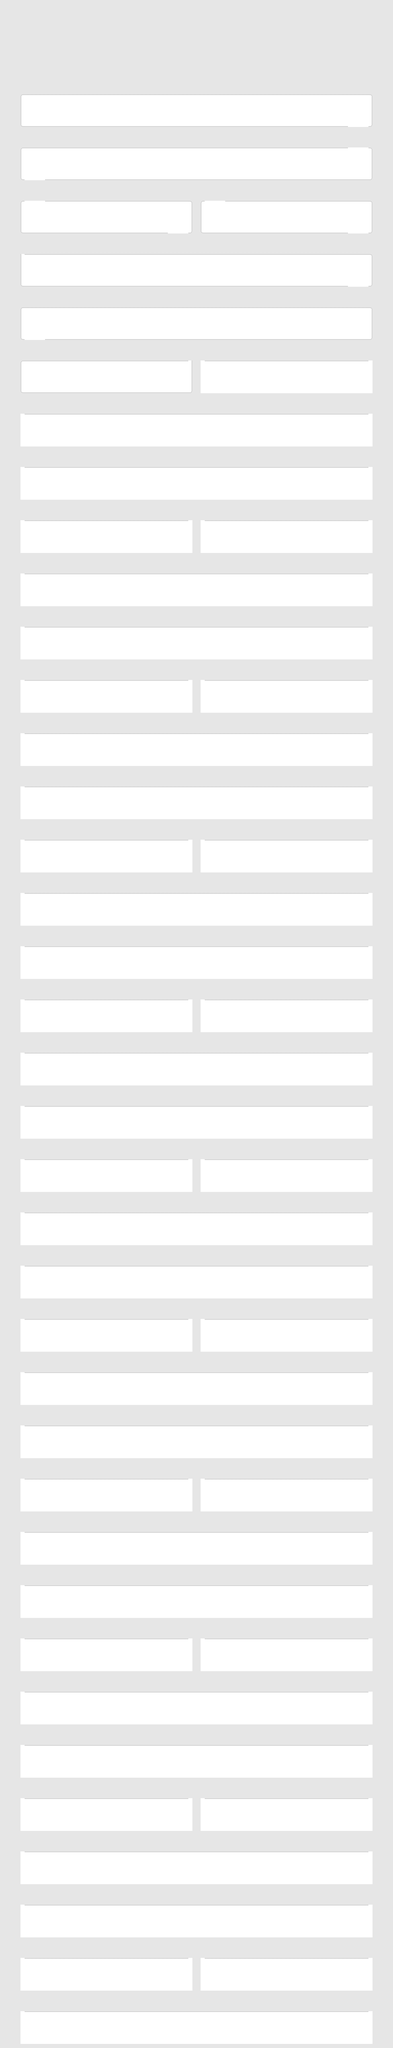

Tiled map render using the project's own tile images. Description and the map definition, with tile-layer contents summarised, below:
An orthogonal 96x500 tile map with 20x20 px tiles, 2 tile layers (Background Color, Collision Layer) and 282 objects.

<map version="1.0" orientation="orthogonal" renderorder="right-down" width="96" height="500" tilewidth="20" tileheight="20" nextobjectid="310">
 <tileset firstgid="1" name="tiles-20-20" tilewidth="20" tileheight="20" tilecount="50" columns="10">
  <image source="../demo/demo-2/assets/imgs/tiles-20-20.png" width="200" height="100" />
 </tileset>
 <layer name="Background Color" width="96" height="500">
  <data>[48000 cells, 48000 non-empty, 3 distinct tile ids]</data>
 </layer>
 <objectgroup name="Foreground Tiles">
  <properties>
   <property name="down" value="email" />
   <property name="up" value="name" />
  </properties>
  <object id="2" gid="49" x="1700" y="640" width="20" height="20">
   <properties>
    <property name="down" value="email" />
    <property name="up" value="name" />
   </properties>
  </object>
  <object id="4" gid="49" x="1720" y="640" width="20" height="20">
   <properties>
    <property name="down" value="email" />
    <property name="up" value="name" />
   </properties>
  </object>
  <object id="5" gid="49" x="1740" y="640" width="20" height="20">
   <properties>
    <property name="down" value="email" />
    <property name="up" value="name" />
   </properties>
  </object>
  <object id="6" gid="49" x="1760" y="640" width="20" height="20">
   <properties>
    <property name="down" value="email" />
    <property name="up" value="name" />
   </properties>
  </object>
  <object id="7" gid="49" x="1780" y="640" width="20" height="20">
   <properties>
    <property name="down" value="email" />
    <property name="up" value="name" />
   </properties>
  </object>
  <object id="8" gid="49" x="1700" y="660" width="20" height="20">
   <properties>
    <property name="down" value="email" />
    <property name="up" value="name" />
   </properties>
  </object>
  <object id="10" gid="49" x="1720" y="660" width="20" height="20">
   <properties>
    <property name="down" value="email" />
    <property name="up" value="name" />
   </properties>
  </object>
  <object id="11" gid="49" x="1740" y="660" width="20" height="20">
   <properties>
    <property name="down" value="email" />
    <property name="up" value="name" />
   </properties>
  </object>
  <object id="12" gid="49" x="1760" y="660" width="20" height="20">
   <properties>
    <property name="down" value="email" />
    <property name="up" value="name" />
   </properties>
  </object>
  <object id="13" gid="49" x="1780" y="660" width="20" height="20">
   <properties>
    <property name="down" value="email" />
    <property name="up" value="name" />
   </properties>
  </object>
  <object id="14" gid="49" x="1700" y="680" width="20" height="20">
   <properties>
    <property name="down" value="email" />
    <property name="up" value="name" />
   </properties>
  </object>
  <object id="15" gid="49" x="1720" y="680" width="20" height="20">
   <properties>
    <property name="down" value="email" />
    <property name="up" value="name" />
   </properties>
  </object>
  <object id="16" gid="49" x="1740" y="680" width="20" height="20">
   <properties>
    <property name="down" value="email" />
    <property name="up" value="name" />
   </properties>
  </object>
  <object id="17" gid="49" x="1760" y="680" width="20" height="20">
   <properties>
    <property name="down" value="email" />
    <property name="up" value="name" />
   </properties>
  </object>
  <object id="18" gid="49" x="1780" y="680" width="20" height="20">
   <properties>
    <property name="down" value="email" />
    <property name="up" value="name" />
   </properties>
  </object>
  <object id="19" gid="49" x="1700" y="700" width="20" height="20">
   <properties>
    <property name="down" value="email" />
    <property name="up" value="name" />
   </properties>
  </object>
  <object id="20" gid="49" x="1720" y="700" width="20" height="20">
   <properties>
    <property name="down" value="email" />
    <property name="up" value="name" />
   </properties>
  </object>
  <object id="21" gid="49" x="1740" y="700" width="20" height="20">
   <properties>
    <property name="down" value="email" />
    <property name="up" value="name" />
   </properties>
  </object>
  <object id="22" gid="49" x="1760" y="700" width="20" height="20">
   <properties>
    <property name="down" value="email" />
    <property name="up" value="name" />
   </properties>
  </object>
  <object id="23" gid="49" x="1780" y="700" width="20" height="20">
   <properties>
    <property name="down" value="email" />
    <property name="up" value="name" />
   </properties>
  </object>
  <object id="24" gid="49" x="1700" y="720" width="20" height="20">
   <properties>
    <property name="down" value="email" />
    <property name="up" value="name" />
   </properties>
  </object>
  <object id="25" gid="49" x="1720" y="720" width="20" height="20">
   <properties>
    <property name="down" value="email" />
    <property name="up" value="name" />
   </properties>
  </object>
  <object id="26" gid="49" x="1740" y="720" width="20" height="20">
   <properties>
    <property name="down" value="email" />
    <property name="up" value="name" />
   </properties>
  </object>
  <object id="27" gid="49" x="1760" y="720" width="20" height="20">
   <properties>
    <property name="down" value="email" />
    <property name="up" value="name" />
   </properties>
  </object>
  <object id="28" gid="49" x="1780" y="720" width="20" height="20">
   <properties>
    <property name="down" value="email" />
    <property name="up" value="name" />
   </properties>
  </object>
  <object id="29" gid="49" x="160" y="940" width="20" height="20">
   <properties>
    <property name="down" value="password" />
    <property name="up" value="email" />
   </properties>
  </object>
  <object id="30" gid="49" x="140" y="960" width="20" height="20">
   <properties>
    <property name="down" value="password" />
    <property name="up" value="email" />
   </properties>
  </object>
  <object id="31" gid="49" x="140" y="920" width="20" height="20">
   <properties>
    <property name="down" value="password" />
    <property name="up" value="email" />
   </properties>
  </object>
  <object id="32" gid="49" x="180" y="940" width="20" height="20">
   <properties>
    <property name="down" value="password" />
    <property name="up" value="email" />
   </properties>
  </object>
  <object id="33" gid="49" x="160" y="900" width="20" height="20">
   <properties>
    <property name="down" value="password" />
    <property name="up" value="email" />
   </properties>
  </object>
  </objectgroup>
 <objectgroup name="Vacuums">
  <!-- 15 objects omitted --></objectgroup>
 <objectgroup name="Asterisks">
  <!-- 3 objects omitted --></objectgroup>
 <objectgroup name="Coins">
  <!-- 10 objects omitted --></objectgroup>
 <layer name="Collision Layer" width="96" height="500">
  <data>[48000 cells, 1034 non-empty, 8 distinct tile ids]</data>
 </layer>
 <objectgroup name="Warp Down">
  <properties>
   <property name="warpX" value="180" />
   <property name="warpY" value="-220" />
  </properties>
  <!-- 5 objects omitted --></objectgroup>
 <objectgroup name="Warp Up">
  <properties>
   <property name="warpX" value="-180" />
   <property name="warpY" value="220" />
  </properties>
  <!-- 5 objects omitted --></objectgroup>
</map>
<!-- 252 of 282 objects omitted -->
